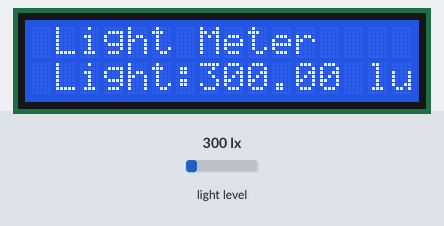
A sketch run on a simulated Arduino Uno, built with avr-gcc and run on an emulated ATmega328P. On the bench: 16×2 character LCD. The test bench sets the inputs (shaded band); at power-on: light level 300 lx. What the sketch prints to the serial monitor is not drawn.

Above: at 6.3 s.
6.4 s: light level set to 40 lx
At 7.3 s:
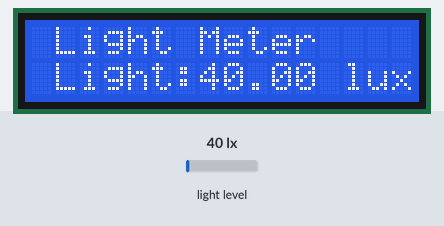
9.4 s: light level set to 1000 lx
At 10.5 s:
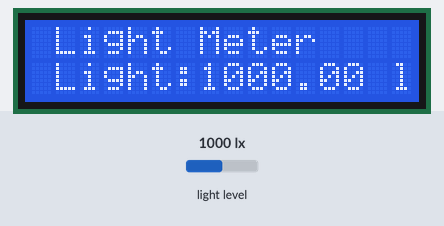
10.9 s: light level set to 40 lx
At 12.0 s:
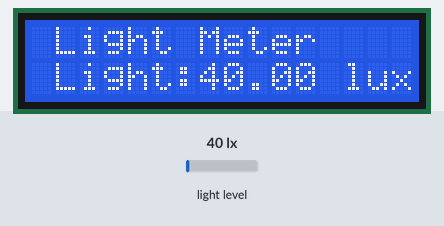
13.9 s: light level set to 1500 lx
At 15.2 s:
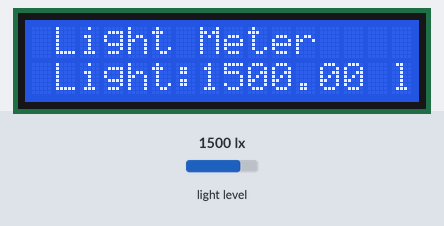
Timing chart, 0 to 16.4 s (numbered marks = the images above; inputs shaded):
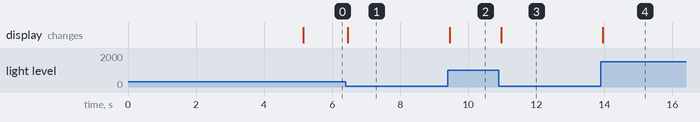

Measured:
- after the input at 6.4 s, the display: changes after 0.06 s (image 1)
- after the input at 9.4 s, the display: changes after 0.05 s (image 2)
- after the input at 10.9 s, the display: changes after 0.06 s (image 3)
- after the input at 13.9 s, the display: changes after 0.06 s (image 4)

The sketch:

Tugas_9-Project_2.ino
```cpp
#include <Wire.h>
#include <BH1750.h>
#include <LiquidCrystal_I2C.h> //memasukan library LCD
BH1750 lightMeter;
LiquidCrystal_I2C lcd(0x27, 16, 2); //alamat didapat dari i2c scanner
void setup(){
 Serial.begin(9600); // Initialize the I2C bus (BH1750 library doesn't do this automatically)
 // On esp8266 devices you can select SCL and SDA pins using Wire.begin(D4, D3);
 Wire.begin();
 lightMeter.begin();
 Serial.println(F("BH1750 Test"));
 //Inisialisasi LCD menyalakan backlight LCD,
 lcd.init();
 lcd.backlight();
 lcd.setCursor(0,0);
 lcd.print("DHEA MULQI"); //pada baris pertama
  lcd.setCursor(0,1);
 lcd.print("AMALIA HAIDY"); //pada baris pertama
 lcd.setCursor(0,2);
 lcd.print(" Light Meter(BH1750)"); //pada baris kedua dituliskan LCD + BH1750
 delay(5000); //Waktu jeda
 lcd.clear();
}
void loop() {
 float lux = lightMeter.readLightLevel();
 Serial.print("Light: ");
 Serial.print(lux);
 Serial.println(" lx");
 lcd.setCursor(0,0);
 lcd.print(" Light Meter");
 lcd.setCursor(0,1);
 lcd.print(" Light: "); //prosedur pemanggilan hari
 lcd.setCursor(0,1);
 lcd.print(" Light: "); //prosedur pemanggilan hari
 lcd.setCursor(7,1);
 lcd.print(lux);
 lcd.print(" lux");
}
```
